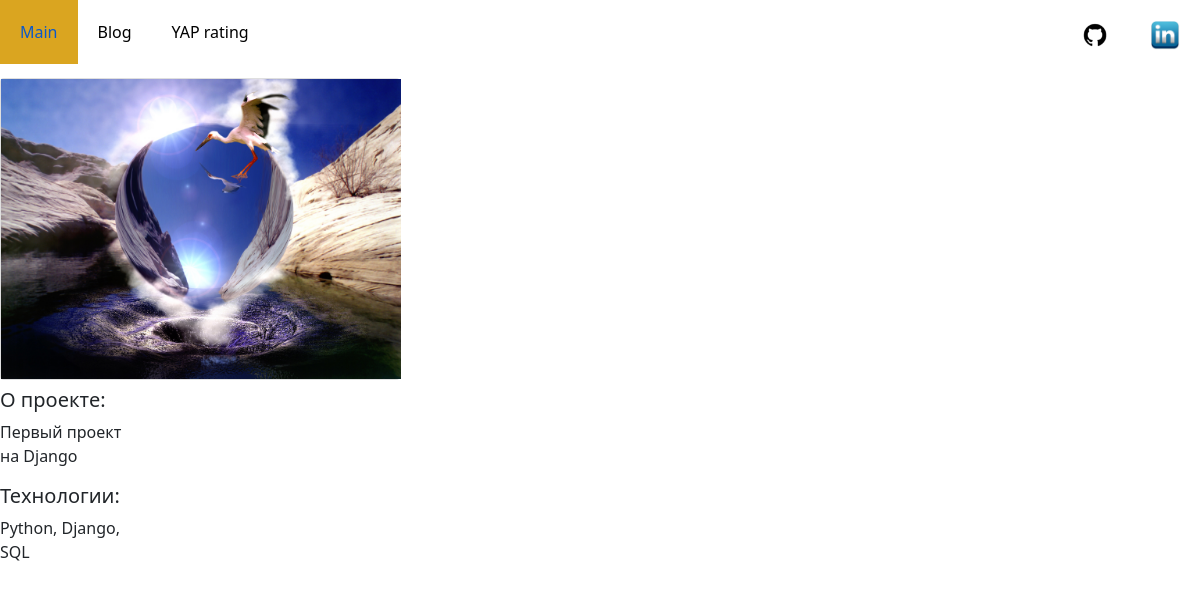
/1/, run on the app's committed database.
### project/models.py (models this page shows)
class Project(models.Model):
    title = models.CharField(max_length=100)
    description = models.TextField()
    technology = models.CharField(max_length=20)
    image = models.ImageField(upload_to='img')

### project/views.py (the view)
# urls.py: path('<int:pk>/', project_detail, name='project_detail')
def project_detail(request, pk):
    projects = Project.objects.get(pk=pk)
    context = {'projects': projects, }
    return render(request, 'project_detail.html', context)

### project/templates/project_detail.html (shortened to what this page needs)
{% extends 'base.html' %}
{% load static %}
{% block page_content %}
<html>
    <head>
    </head>
    <body>
    <div class="raw">
        <div class="card mb-2">
            <img class="raw" src="{% static projects.image %}">
        </div>
        <div class='col-md-4'>
            <h5>О проекте:</h5>
            <p>{{ projects.description }}</p>
            <h5>Технологии:</h5>
            <p>{{ projects.technology }}</p>
        </div>
        </div>
    </body>
</html>
{% endblock %}

### project/static/fon.css (style rules this page uses)
.raw { width:400px; height:300px; }

### data on the page
Project: image (picture), description "Первый проект на Django", technology "Python, Django, SQL"
